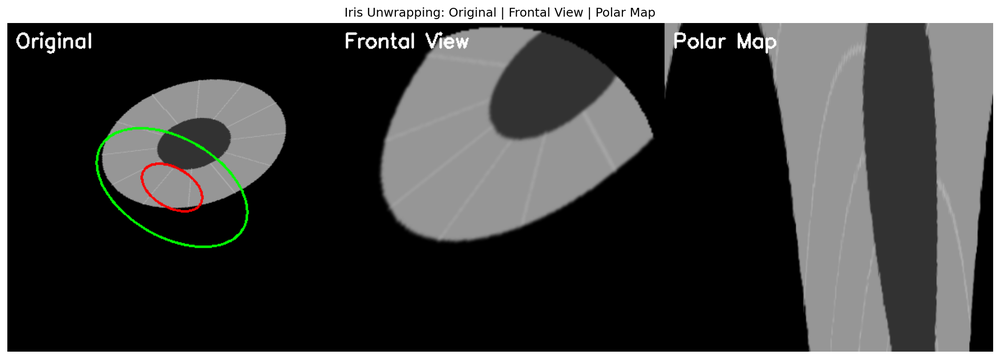
#> input picture iris_unwrapping_test.png, 1000 x 359 px, shrunk from 2044 x 733 before the run, given in place of eye1.mp4, which was not available
$ python analyze_glint.py
#> lines starting #> are read from the running program, lines starting #| are printed output that depends on the picture; after the words box and inside, x2 and y2 are one past the last pixel; in counts of white or black regions, pixels touching at a corner belong together; pictures that were not available may be replaced by others from this repository, and a replacement may not be noted
"""
Glint detektálás vizualizáció és finomhangolás
Megvizsgáljuk hogyan működik a fényes spotok (glint) eltávolítása
"""

import cv2
import numpy as np
import matplotlib.pyplot as plt
from pathlib import Path


def visualize_glint_detection(frame_number=0):
    """
    Glint detektálás lépésenkénti vizualizációja
    """
#> called with frame_number = 0
    # Videó megnyitása
    cap = cv2.VideoCapture('eye1.mp4')
    cap.set(cv2.CAP_PROP_POS_FRAMES, frame_number)
    ret, frame = cap.read()
#> frame is the input picture: shape (359, 1000, 3); mean B, G, R 68.1, 68.9, 68.4
    cap.release()

    if not ret:
        print("Nem sikerült beolvasni a képkockát!")
        return

    # Szürkeárnyalatos konverzió
    gray = cv2.cvtColor(frame, cv2.COLOR_BGR2GRAY)

    # Különböző threshold értékek tesztelése
    thresholds = [200, 220, 240, 250]

    fig, axes = plt.subplots(3, 4, figsize=(16, 12))
    fig.suptitle(f'Glint Detektálás Analízis - Képkocka #{frame_number}',
                 fontsize=14, fontweight='bold')

    # Eredeti kép
    axes[0, 0].imshow(cv2.cvtColor(frame, cv2.COLOR_BGR2RGB))
    axes[0, 0].set_title('Eredeti (RGB)', fontweight='bold')
    axes[0, 0].axis('off')

    # Szürkeárnyalatos
    axes[0, 1].imshow(gray, cmap='gray')
    axes[0, 1].set_title('Szürkeárnyalatos', fontweight='bold')
    axes[0, 1].axis('off')

    # Hisztogram
    axes[0, 2].hist(gray.ravel(), bins=256, range=(0, 256), color='gray', alpha=0.7)
    axes[0, 2].set_title('Intenzitás Hisztogram', fontweight='bold')
    axes[0, 2].set_xlabel('Pixel érték')
    axes[0, 2].set_ylabel('Gyakoriság')
    axes[0, 2].axvline(x=240, color='r', linestyle='--', label='Threshold: 240')
    axes[0, 2].legend()
    axes[0, 2].grid(True, alpha=0.3)

    # Statisztikák
    stats_text = f"Min: {gray.min()}\n"
    stats_text += f"Max: {gray.max()}\n"
    stats_text += f"Átlag: {gray.mean():.1f}\n"
    stats_text += f"Std: {gray.std():.1f}\n"
    stats_text += f"Median: {np.median(gray):.1f}"
    axes[0, 3].text(0.1, 0.5, stats_text, fontsize=12,
                   bbox=dict(boxstyle='round', facecolor='wheat', alpha=0.8),
                   verticalalignment='center')
    axes[0, 3].set_title('Statisztikák', fontweight='bold')
    axes[0, 3].axis('off')

    # Threshold tesztelés
    for i, thresh in enumerate(thresholds):
        # Binary threshold
        _, binary = cv2.threshold(gray, thresh, 255, cv2.THRESH_BINARY)

        # Blob számolás
        num_labels, labels, stats, centroids = cv2.connectedComponentsWithStats(binary, connectivity=8)
        num_blobs = num_labels - 1  # Háttér nélkül

        # Vizualizáció
        axes[1, i].imshow(binary, cmap='gray')
        axes[1, i].set_title(f'Threshold: {thresh}\nBlobs: {num_blobs}', fontweight='bold')
        axes[1, i].axis('off')

        # Maszk vizualizáció az eredeti képen
        mask_viz = gray.copy()
        mask_viz[binary > 0] = 255
        axes[2, i].imshow(mask_viz, cmap='gray')
        axes[2, i].set_title(f'Detektált Glint (T={thresh})', fontweight='bold')
        axes[2, i].axis('off')

        # Blob paraméterek kiírása
        if num_blobs > 0:
            blob_info = f"Blobs: {num_blobs}\n"
            blob_info += f"Területek: {stats[1:, cv2.CC_STAT_AREA].tolist()}"
            print(f"\nThreshold {thresh}: {blob_info}")
#> this loop made 4 passes
#> (num_labels, num_blobs) on passes 1 to 4: (46, 45), (46, 45), (54, 53), (64, 63)
#> (printed output is left out)
#> pass 1, in visualize_glint_detection, `_, binary = cv2.threshold(gray, thresh, 255, cv2.THRESH_BINARY)`:
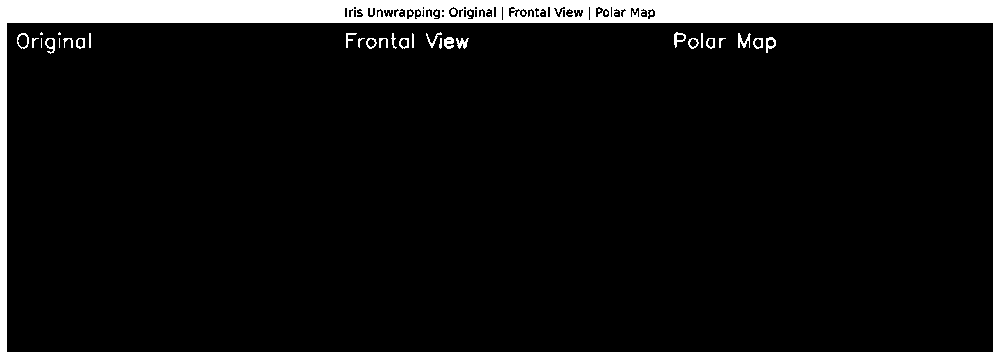
#> binary: shape (359, 1000); 9.7% white; 45 white regions (18 under 20 px), largest, box (x1, y1, x2, y2) and area: (0, 0, 1000, 359) 33297, (738, 33, 751, 48) 96, (444, 37, 454, 49) 86
#> pass 1, in visualize_glint_detection, `num_labels, labels, stats, centroids = cv2.connectedComponentsWithStat..`:
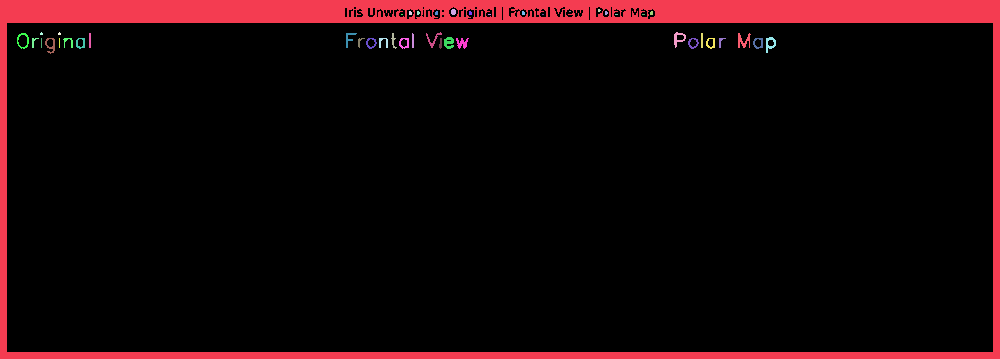
#> labels: shape (359, 1000) int32; 46 distinct labels, from 0 to 45; one colour per label, 0 black
#> after the loop: binary: shape (359, 1000); 9.1% white; 63 white regions (42 under 20 px), largest, box (x1, y1, x2, y2) and area: (0, 0, 1000, 359) 31635, (456, 38, 468, 48) 46, (675, 33, 685, 48) 44

    plt.tight_layout()
    output_path = Path('output/glint_analysis.png')
    plt.savefig(output_path, dpi=150, bbox_inches='tight')
#> figure, not shown here; panel 3: tallest bar 187466 high, from x = 0 to 1
    print(f"\nGlint analízis mentve: {output_path}")

    return gray


def test_glint_removal_methods(frame_number=0):
    """
    Különböző glint eltávolítási módszerek összehasonlítása
    """
#> called with frame_number = 0
    # Videó megnyitása
    cap = cv2.VideoCapture('eye1.mp4')
    cap.set(cv2.CAP_PROP_POS_FRAMES, frame_number)
    ret, frame = cap.read()
    cap.release()

    if not ret:
        print("Nem sikerült beolvasni a képkockát!")
        return

    gray = cv2.cvtColor(frame, cv2.COLOR_BGR2GRAY)

    # 1. Threshold alapú maszkolás
    threshold = 240
    _, glint_mask = cv2.threshold(gray, threshold, 255, cv2.THRESH_BINARY)
#> glint_mask: shape (359, 1000); 9.4% white; 53 white regions (30 under 20 px), largest, box (x1, y1, x2, y2) and area: (0, 0, 1000, 359) 32601, (738, 33, 750, 48) 78, (456, 38, 468, 48) 57

    # Maszk finomítás (morfológiai műveletek)
    kernel = cv2.getStructuringElement(cv2.MORPH_ELLIPSE, (3, 3))
    glint_mask_dilated = cv2.dilate(glint_mask, kernel, iterations=1)
#> glint_mask_dilated: shape (359, 1000); 10.8% white; 27 white regions (2 under 20 px), largest, box (x1, y1, x2, y2) and area: (0, 0, 1000, 359) 36651, (443, 37, 469, 49) 212, (365, 37, 389, 49) 170

    # 2. Különböző inpainting módszerek
    inpaint_telea = cv2.inpaint(gray, glint_mask_dilated, 3, cv2.INPAINT_TELEA)
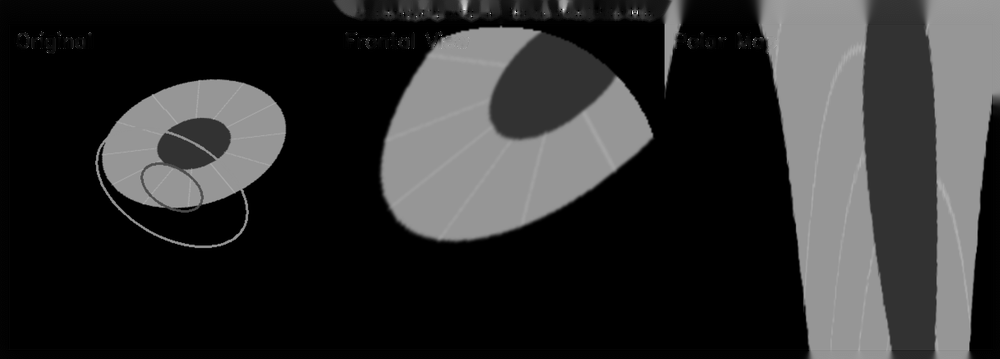
#> inpaint_telea: shape (359, 1000); min 0, max 240, mean 46.9
    inpaint_ns = cv2.inpaint(gray, glint_mask_dilated, 3, cv2.INPAINT_NS)

    # 3. Median helyettesítés
    median_replacement = gray.copy()
    median_value = np.median(gray)
#> median_value = 0
    median_replacement[glint_mask > 0] = median_value
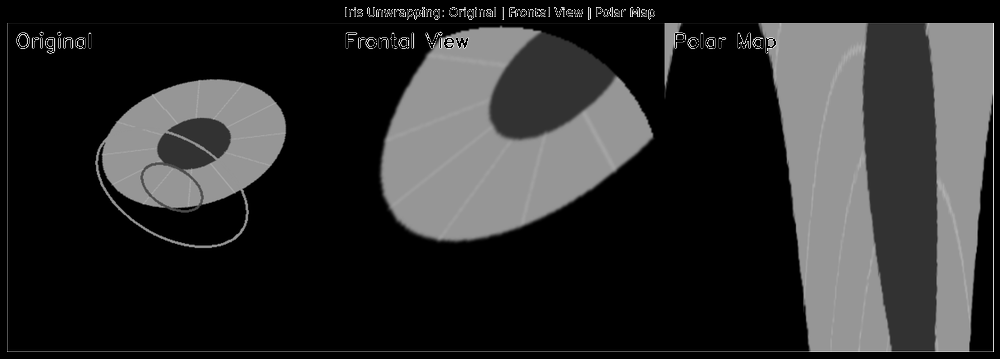
#> median_replacement: shape (359, 1000); min 0, max 240, mean 44.8

    # 4. Gaussian blur alapú
    blur_replacement = gray.copy()
    blurred = cv2.GaussianBlur(gray, (15, 15), 0)
    blur_replacement[glint_mask_dilated > 0] = blurred[glint_mask_dilated > 0]
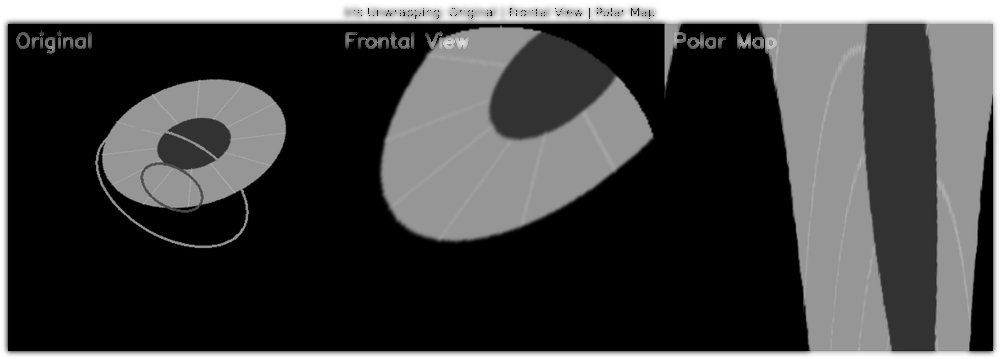
#> blur_replacement: shape (359, 1000); min 0, max 255, mean 66.9

    # Vizualizáció
    fig, axes = plt.subplots(2, 4, figsize=(16, 8))
    fig.suptitle(f'Glint Eltávolítási Módszerek Összehasonlítása - Képkocka #{frame_number}',
                 fontsize=14, fontweight='bold')

    # Első sor: eredeti és maszkok
    axes[0, 0].imshow(gray, cmap='gray')
    axes[0, 0].set_title('Eredeti', fontweight='bold')
    axes[0, 0].axis('off')

    axes[0, 1].imshow(glint_mask, cmap='gray')
    axes[0, 1].set_title('Glint Maszk (T=240)', fontweight='bold')
    axes[0, 1].axis('off')

    axes[0, 2].imshow(glint_mask_dilated, cmap='gray')
    axes[0, 2].set_title('Maszk Dilatált', fontweight='bold')
    axes[0, 2].axis('off')

    axes[0, 3].imshow(gray, cmap='gray')
    axes[0, 3].contour(glint_mask_dilated, colors='red', linewidths=2)
    axes[0, 3].set_title('Detektált Régiók', fontweight='bold')
    axes[0, 3].axis('off')

    # Második sor: eltávolítási módszerek
    axes[1, 0].imshow(inpaint_telea, cmap='gray')
    axes[1, 0].set_title('Inpainting (Telea)', fontweight='bold')
    axes[1, 0].axis('off')

    axes[1, 1].imshow(inpaint_ns, cmap='gray')
    axes[1, 1].set_title('Inpainting (Navier-Stokes)', fontweight='bold')
    axes[1, 1].axis('off')

    axes[1, 2].imshow(median_replacement, cmap='gray')
    axes[1, 2].set_title(f'Median Helyettesítés ({median_value:.0f})', fontweight='bold')
    axes[1, 2].axis('off')

    axes[1, 3].imshow(blur_replacement, cmap='gray')
    axes[1, 3].set_title('Gaussian Blur Helyettesítés', fontweight='bold')
    axes[1, 3].axis('off')

    plt.tight_layout()
    output_path = Path('output/glint_removal_methods.png')
    plt.savefig(output_path, dpi=150, bbox_inches='tight')
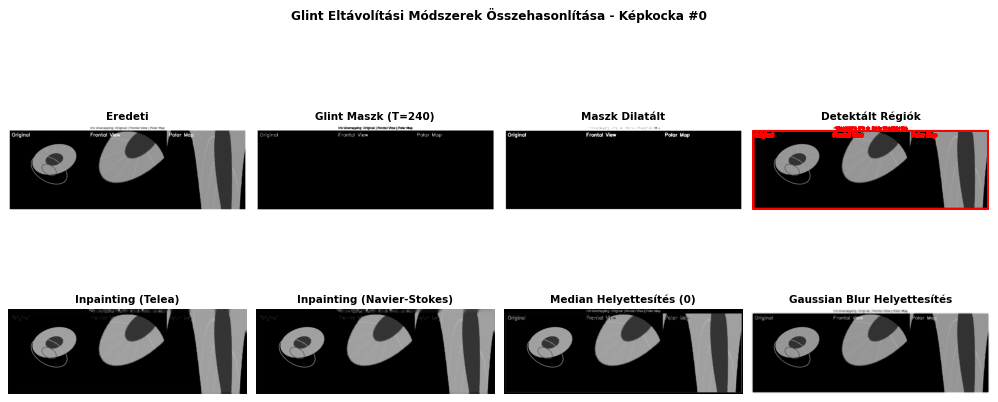
#> figure drawn by matplotlib, 8 panels
    print(f"Glint eltávolítási módszerek mentve: {output_path}")

    return {
        'original': gray,
        'mask': glint_mask_dilated,
        'telea': inpaint_telea,
        'ns': inpaint_ns,
        'median': median_replacement,
        'blur': blur_replacement
    }


def test_blob_detection(frame_number=0):
    """
    LoG (Laplacian of Gaussian) blob detektálás tesztelése
    """
#> called with frame_number = 0
    from skimage import feature

    # Videó megnyitása
    cap = cv2.VideoCapture('eye1.mp4')
    cap.set(cv2.CAP_PROP_POS_FRAMES, frame_number)
    ret, frame = cap.read()
    cap.release()

    if not ret:
        print("Nem sikerült beolvasni a képkockát!")
        return

    gray = cv2.cvtColor(frame, cv2.COLOR_BGR2GRAY)
    gray_float = gray.astype(np.float32) / 255.0

    # LoG blob detektálás
    blobs = feature.blob_log(gray_float, min_sigma=1, max_sigma=5,
                            num_sigma=10, threshold=0.8)
#> blobs = empty array

    print(f"\nLoG Blob Detection: {len(blobs)} blob detektálva")
#| LoG Blob Detection: 0 blob detektálva

    # Vizualizáció
    fig, axes = plt.subplots(1, 2, figsize=(12, 6))
    fig.suptitle(f'LoG Blob Detektálás - Képkocka #{frame_number}',
                 fontsize=14, fontweight='bold')

    axes[0].imshow(gray, cmap='gray')
    axes[0].set_title('Eredeti kép', fontweight='bold')
    axes[0].axis('off')

    axes[1].imshow(gray, cmap='gray')
    for blob in blobs:
        y, x, r = blob
        c = plt.Circle((x, y), r * np.sqrt(2), color='red', linewidth=2, fill=False)
        axes[1].add_patch(c)
#> this loop made 0 passes
    axes[1].set_title(f'Detektált Blobs: {len(blobs)}', fontweight='bold')
    axes[1].axis('off')

    plt.tight_layout()
    output_path = Path('output/blob_log_detection.png')
    plt.savefig(output_path, dpi=150, bbox_inches='tight')
    print(f"LoG blob detektálás mentve: {output_path}")

    return blobs


def analyze_multiple_frames():
    """
    Több képkocka elemzése a glint viselkedés megértéséhez
    """
    cap = cv2.VideoCapture('eye1.mp4')
    frame_indices = [0, 10, 20, 30, 40]

    fig, axes = plt.subplots(len(frame_indices), 4, figsize=(16, 4*len(frame_indices)))
    fig.suptitle('Glint Analízis Több Képkockán', fontsize=14, fontweight='bold')

    for idx, frame_num in enumerate(frame_indices):
        cap.set(cv2.CAP_PROP_POS_FRAMES, frame_num)
        ret, frame = cap.read()

        if not ret:
            continue

        gray = cv2.cvtColor(frame, cv2.COLOR_BGR2GRAY)

        # Threshold
        _, glint_mask = cv2.threshold(gray, 240, 255, cv2.THRESH_BINARY)
        kernel = cv2.getStructuringElement(cv2.MORPH_ELLIPSE, (3, 3))
        glint_mask_dilated = cv2.dilate(glint_mask, kernel, iterations=1)

        # Inpainting
        inpainted = cv2.inpaint(gray, glint_mask_dilated, 3, cv2.INPAINT_TELEA)

        # Vizualizáció
        axes[idx, 0].imshow(gray, cmap='gray')
        axes[idx, 0].set_title(f'Frame {frame_num}', fontweight='bold')
        axes[idx, 0].axis('off')

        axes[idx, 1].imshow(glint_mask_dilated, cmap='gray')
        axes[idx, 1].set_title('Glint Maszk', fontweight='bold')
        axes[idx, 1].axis('off')

        axes[idx, 2].imshow(inpainted, cmap='gray')
        axes[idx, 2].set_title('Inpainted', fontweight='bold')
        axes[idx, 2].axis('off')

        # Különbség
        diff = cv2.absdiff(gray, inpainted)
        axes[idx, 3].imshow(diff, cmap='hot')
        axes[idx, 3].set_title('Különbség', fontweight='bold')
        axes[idx, 3].axis('off')
#> this loop made 5 passes
#> pass 1, in analyze_multiple_frames, `diff = cv2.absdiff(gray, inpainted)`:
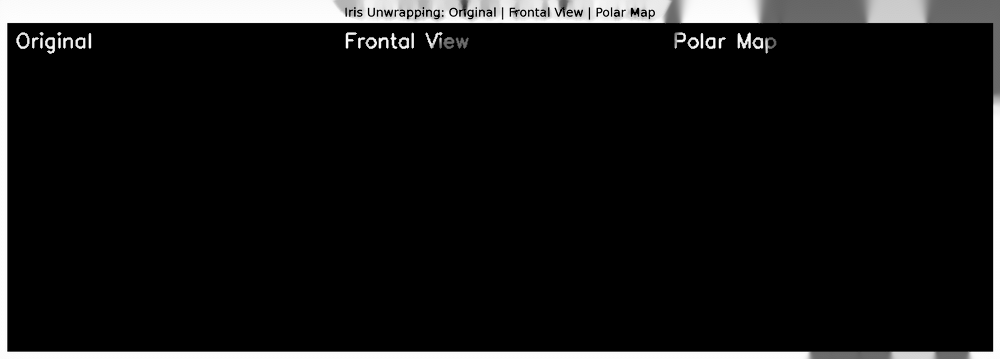
#> diff: shape (359, 1000); min 0, max 255, mean 21.8

    cap.release()

    plt.tight_layout()
    output_path = Path('output/glint_multiple_frames.png')
    plt.savefig(output_path, dpi=150, bbox_inches='tight')
    print(f"Többképkockás glint analízis mentve: {output_path}")


def main():
    """Fő függvény - minden elemzés futtatása"""
    print("="*60)
    print("GLINT DETEKTÁLÁS ÉS ELTÁVOLÍTÁS ANALÍZIS")
    print("="*60)

    # Output mappa biztosítása
    Path('output').mkdir(exist_ok=True)

    # 1. Glint detektálás vizualizáció
    print("\n1. Glint detektálás különböző threshold értékekkel...")
    visualize_glint_detection(frame_number=0)

    # 2. Eltávolítási módszerek összehasonlítása
    print("\n2. Glint eltávolítási módszerek összehasonlítása...")
    test_glint_removal_methods(frame_number=0)

    # 3. LoG blob detektálás
    print("\n3. LoG blob detektálás tesztelése...")
    test_blob_detection(frame_number=0)

    # 4. Több képkocka elemzése
    print("\n4. Több képkocka elemzése...")
    analyze_multiple_frames()

    print("\n" + "="*60)
    print("ELEMZÉS BEFEJEZVE!")
    print("Eredmények az output/ mappában:")
    print("  - glint_analysis.png")
    print("  - glint_removal_methods.png")
    print("  - blob_log_detection.png")
    print("  - glint_multiple_frames.png")
    print("="*60)

    # Megjelenítés
    plt.show()


if __name__ == "__main__":
    main()
